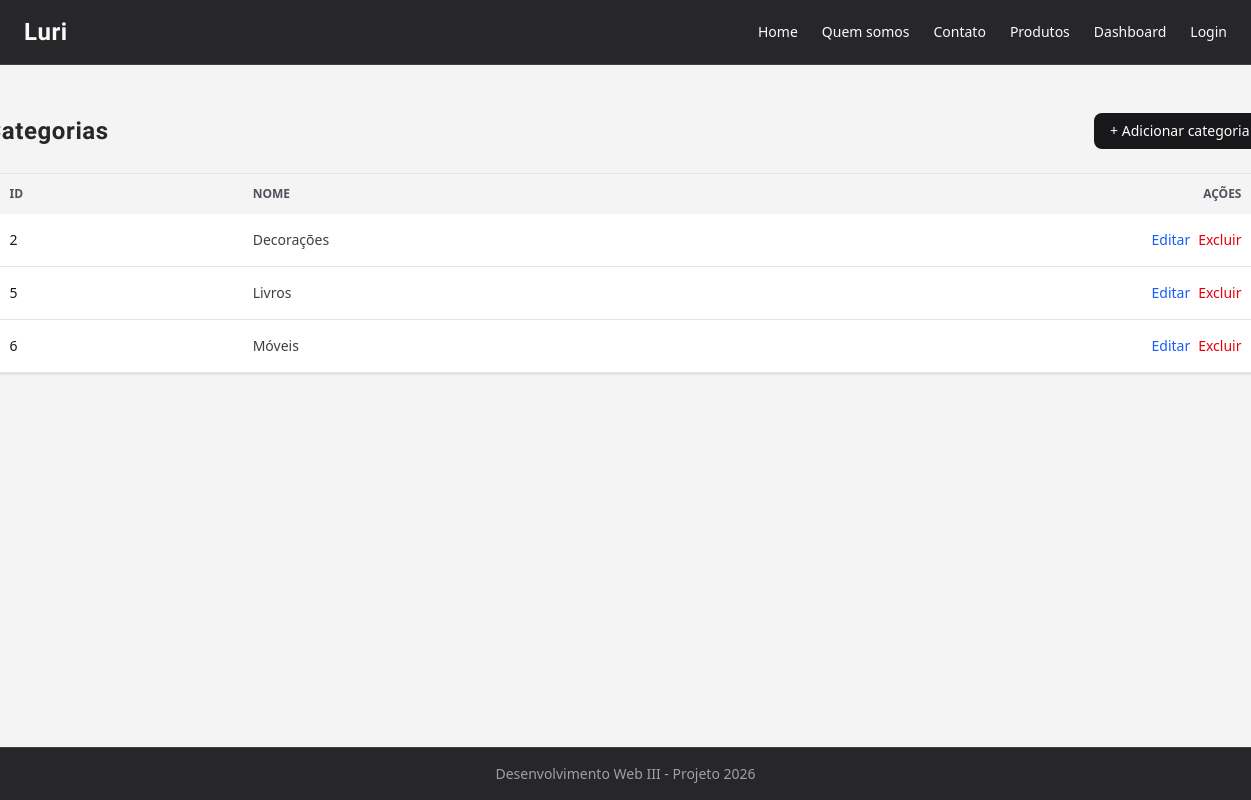
The page /categoria on the database as committed earlier.
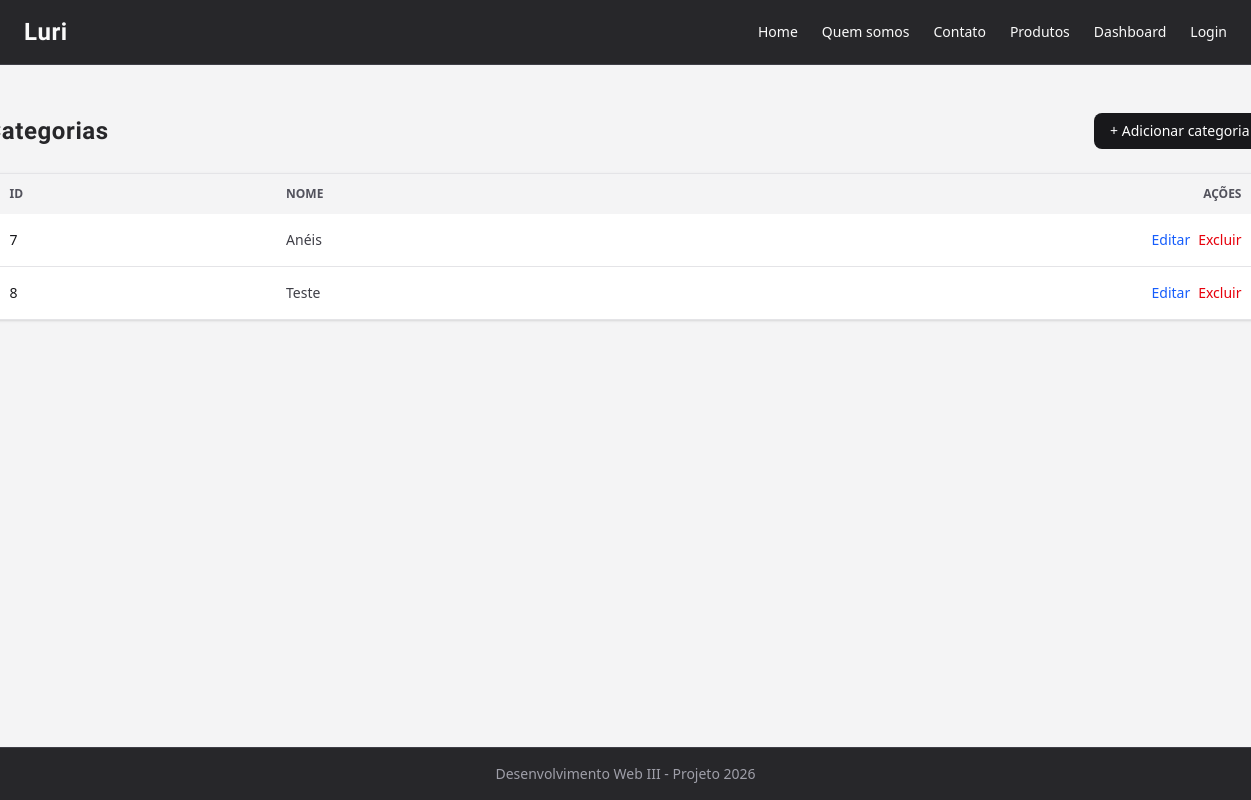
The same page on the database as committed later.
### app/models.py (models this page shows, shortened)
class Categoria(models.Model):
    nome= models.CharField(max_length=100)

### app/views.py (the view)
# urls.py: path('categoria', views.listarCategoria, name='categoria'),
def listarCategoria(request):
    _categorias=Categoria.objects.all().values()
    return render(request, 'categoria/categoria.html', {'categorias':_categorias})

### app/templates/categoria/categoria.html (shortened to what this page needs)
{% extends 'template.html' %}
{% block conteudo %}
<section class="section mx-auto py-12 px-4">
    <div class="w-7xl flex items-center justify-between mb-6">
        <h1 class="text-2xl font-semibold text-zinc-800">Categorias</h1>
        <a href="{% url 'addcategoria' %}" class="bg-zinc-900 text-white px-4 py-2 rounded-lg text-sm hover:bg-zinc-700 transition">+ Adicionar categoria</a>
    </div>
    <div class="overflow-x-auto bg-white rounded-xl shadow-sm border border-zinc-200">
        <table class="w-7xl text-sm text-left text-zinc-700">
            <thead class="bg-zinc-100 text-xs uppercase text-zinc-600">
                <tr>
                    <th class="px-6 py-3">ID</th>
                    <th class="px-6 py-3">Nome</th>
                    <th class="px-6 py-3 text-right">Ações</th>
                </tr>
            </thead>
            <tbody class="divide-y divide-zinc-200">
                {% for cat in categorias %}
                    <tr class="hover:bg-zinc-50 transition">
                        <td class="px-6 py-4 font-medium text-zinc-900">{{ cat.id }}</td>
                        <td class="px-6 py-4">{{ cat.nome }}</td>
                        <td class="px-6 py-4 text-right">
                            <div class="flex justify-end gap-2">
                                <a href="{% url 'editcategoria' cat.id %}" class="text-blue-600 hover:underline text-sm">Editar</a>
                                <a href="{% url 'modal' classe='categoria' objeto=cat.nome acao='del'  id=cat.id %}" class="text-red-600 hover:underline text-sm">Excluir</a>
                            </div>
                        </td>
                    </tr>
                {% empty %}
                    <tr>
                        <td colspan="3" class="px-6 py-6 text-center text-zinc-500">Nenhuma categoria cadastrada.</td>
                    </tr>
                {% endfor %}
            </tbody>
        </table>
    </div>
</section>
{% endblock %}

Rows that differ between the two databases and show on the page:
removed Categoria: id "2", nome "Decorações"
removed Categoria: id "5", nome "Livros"
removed Categoria: id "6", nome "Móveis"
added Categoria: id "7", nome "Anéis"
added Categoria: id "8", nome "Teste"
